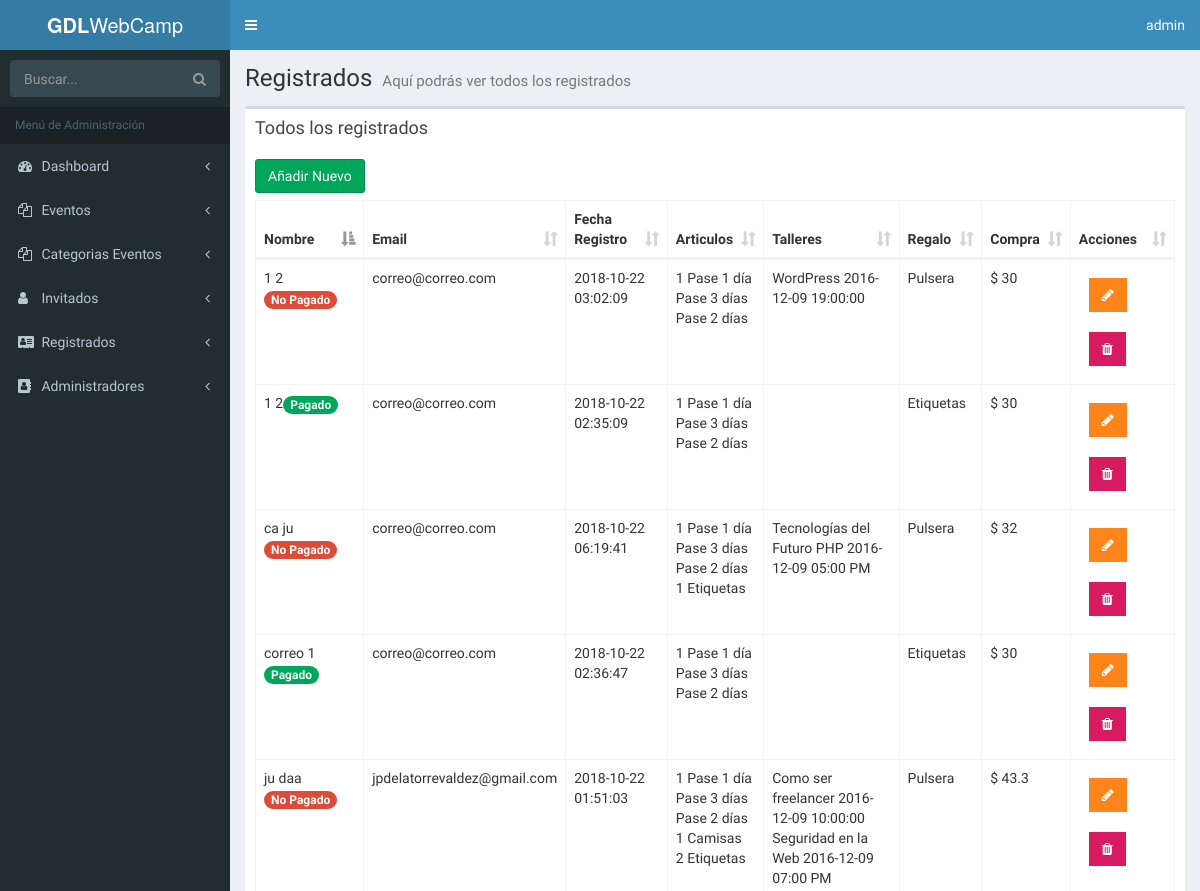
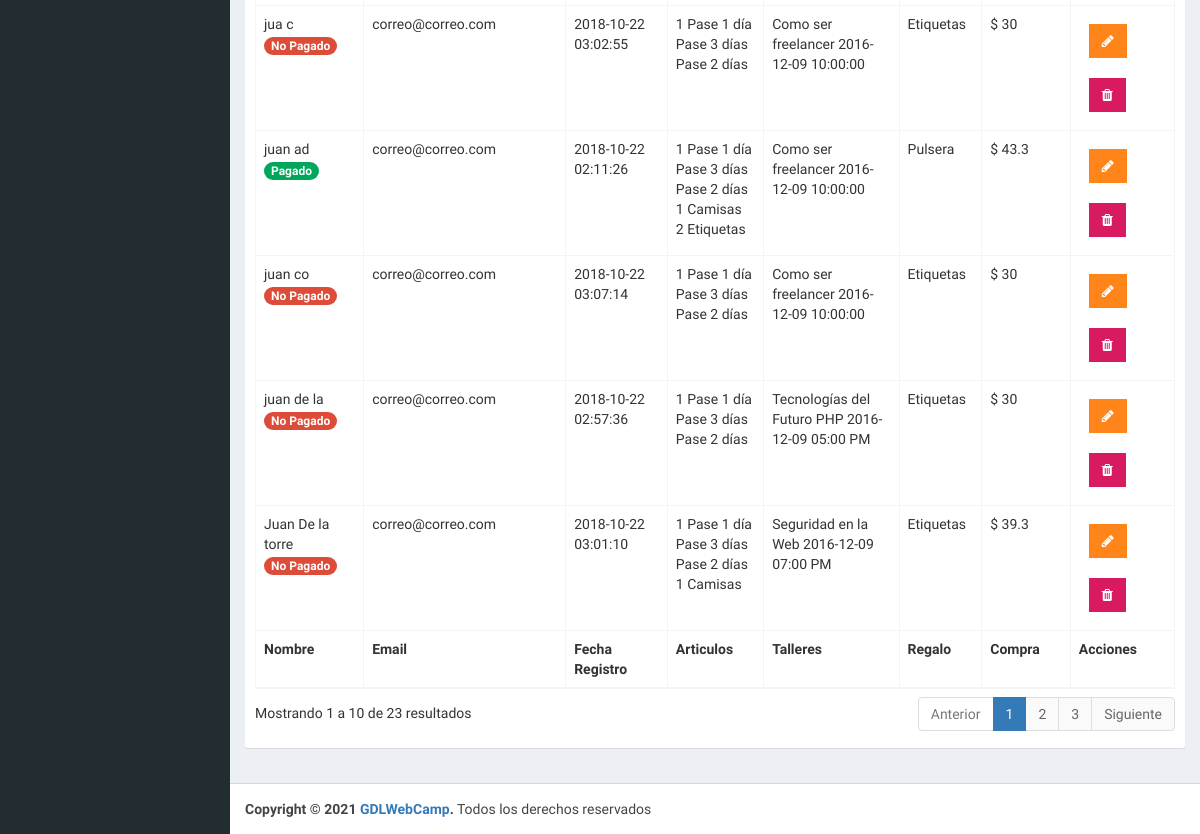
Before: /admin/lista-registrados.php (signed in) with the older database file (2 pictures, top to bottom).
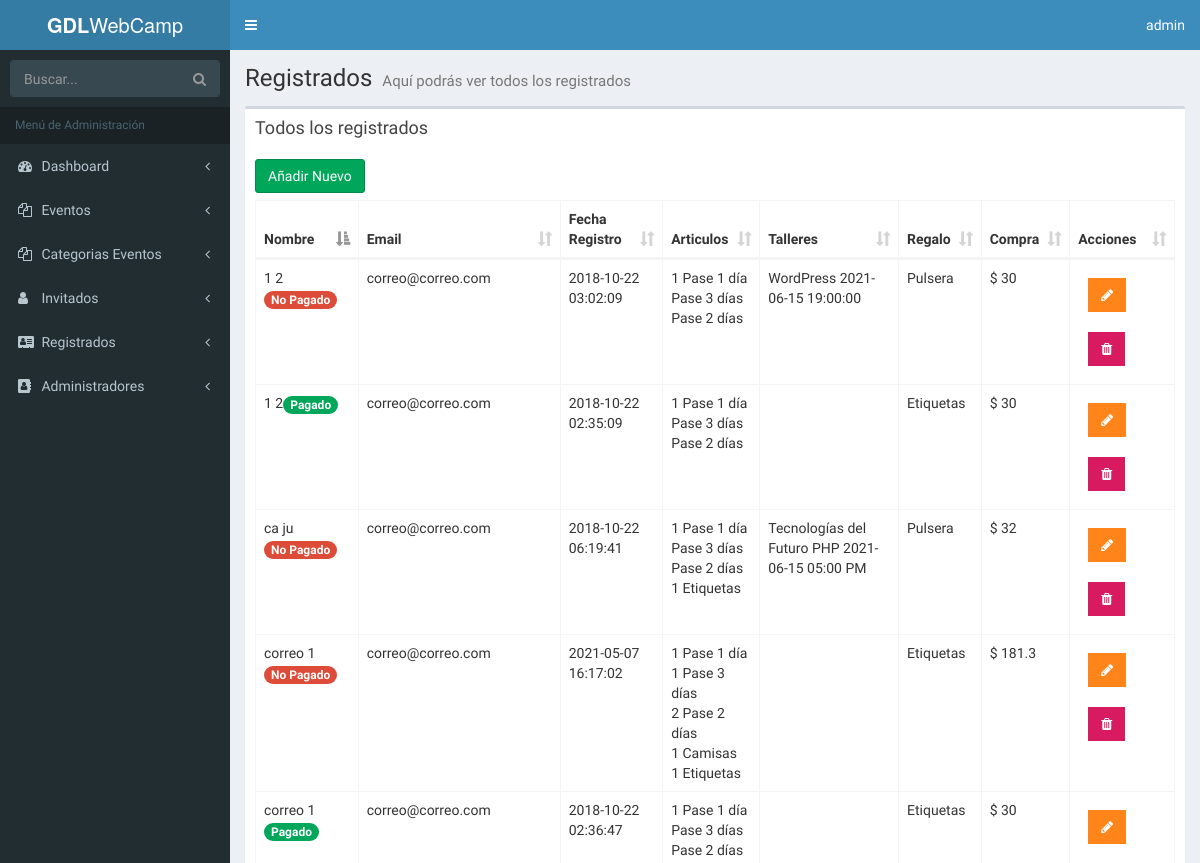
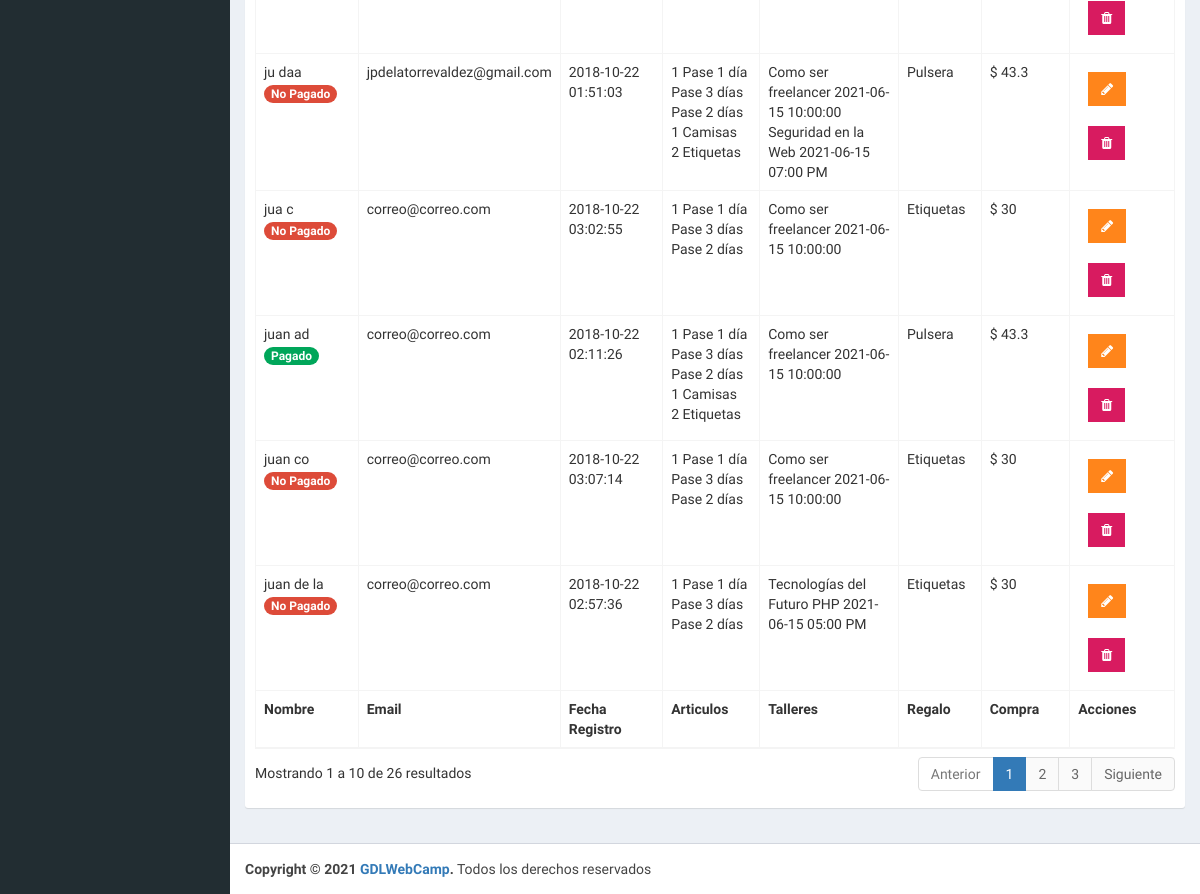
After: the same page with the newer database file (2 pictures, top to bottom).
### tables this page shows
CREATE TABLE `registrados` (
  `ID_Registrado` bigint(20) UNSIGNED NOT NULL,
  `nombre_registrado` varchar(50) NOT NULL,
  `apellido_registrado` varchar(50) NOT NULL,
  `email_registrado` varchar(100) NOT NULL,
  `fecha_registro` datetime NOT NULL,
  `pases_articulos` longtext NOT NULL,
  `talleres_registrados` longtext NOT NULL,
  `regalo` int(11) NOT NULL,
  `total_pagado` varchar(50) NOT NULL,
  `pagado` int(1) NOT NULL
);

CREATE TABLE `eventos` (
  `evento_id` tinyint(10) NOT NULL,
  `nombre_evento` varchar(60) NOT NULL,
  `fecha_evento` date NOT NULL,
  `hora_evento` varchar(10) NOT NULL,
  `id_cat_evento` tinyint(10) NOT NULL,
  `id_inv` tinyint(4) NOT NULL,
  `clave` varchar(10) NOT NULL
);

CREATE TABLE `regalos` (
  `ID_regalo` int(11) NOT NULL,
  `nombre_regalo` varchar(50) NOT NULL
);

### admin/lista-registrados.php (the view, shortened to what the changed rows need)
<?php
include_once 'funciones/funciones.php';
include_once 'templates/header.php'; ?>
<body class="hold-transition skin-blue fixed sidebar-mini">
<div class="wrapper">
  <div class="content-wrapper">
    <section class="content-header">
      <h1>
        Registrados
        <small>Aquí podrás ver todos los registrados</small>
      </h1>
    </section>
    <section class="content">
    <div class="row">
      <div class="col-xs-12">
        <div class="box">
          <div class="box-header">
            <h3 class="box-title">Todos los registrados</h3>
          </div>
          <div class="box-body">
            <a href="nuevo-registrado.php" class="btn btn-success">Añadir Nuevo</a>
            <table id="registros" class="table table-bordered table-hover">
                <thead>
                        <tr>
                            <th>Nombre</th>
                            <th>Email</th>
                            <th>Fecha Registro</th>
                            <th>Articulos</th>
                            <th>Talleres</th>
                            <th>Regalo</th>
                            <th>Compra</th>
                            <th>Acciones</th>
                        </tr>
                </thead>
                <tbody>
                <?php
                  try {
                    $sql = "SELECT registrados.*, regalos.nombre_regalo FROM registrados ";
                    $sql .= "  JOIN regalos ";
                    $sql .= " ON registrados.regalo = regalos.ID_regalo ";
                    $resultado = $conn->query($sql);
                  } catch (Exception $e) {
                    $error = $e->getMessage();
                  }
                 while( $registrado = $resultado->fetch_assoc() ) { ?>
                    <tr>
                            <td>
                                <?php echo $registrado['nombre_registrado'] . " " . $registrado['apellido_registrado'];
                                      $pagado = $registrado['pagado'];
                                      if($pagado):
                                           echo '<span class="badge bg-green">Pagado</span>';
                                      else:
                                            echo '<span class="badge bg-red">No Pagado</span>';
                                      endif;
                                ?>
                            </td>
                            <td><?php echo $registrado['email_registrado']; ?></td>
                            <td><?php echo $registrado['fecha_registro']; ?></td>
                            <td>
                                <?php
                                    $articulos = json_decode($registrado['pases_articulos'], true);
                                    $arreglo_articulos = array(
                                        'un_dia' => 'Pase 1 día',
                                        'pase_2dias' => 'Pase 2 días',
                                        'pase_completo' => 'Pase 3 días',
                                        'camisas' => 'Camisas',
                                        'etiquetas' => 'Etiquetas'
                                    );
                                    foreach($articulos as $llave => $articulo) {
                                       if(array_key_exists('cantidad', $articulo)) {
                                         echo $articulo['cantidad'] . " " .  $arreglo_articulos[$llave] . "<br>";
                                       } else {
                                        echo $articulo . " " .  $arreglo_articulos[$llave] . "<br>";
                                       }
                                    }
                                ?>
                            </td>
                            <td>
                                <?php
                                    $eventos_resultado = $registrado['talleres_registrados'];
                                    $talleres = json_decode( $eventos_resultado, true);
                                    $talleres = implode("', '", $talleres['eventos']);
                                    $sql_talleres = "SELECT nombre_evento, fecha_evento, hora_evento FROM eventos WHERE evento_id IN  ('$talleres') OR clave IN ('$talleres')  " ;
                                    $resultado_talleres =  $conn->query($sql_talleres);
                                    while($eventos = $resultado_talleres->fetch_assoc()){
                                          echo $eventos['nombre_evento'] . " " . $eventos['fecha_evento'] . " " . $eventos['hora_evento'] . "<br>";
                                    }
                                ?>
                            </td>
                            <td><?php echo $registrado['nombre_regalo']; ?></td>
                            <td>$ <?php echo $registrado['total_pagado']; ?></td>
                            <td>
                                <a href="editar-registrado.php?id=<?php echo $registrado['ID_Registrado']; ?>" type="button" class="btn bg-orange btn-flat margin"> <i class="fa fa-pencil" aria-hidden="true"></i></a>
                                <a href="#" data-id="<?php echo $registrado['ID_Registrado']; ?>" data-tipo="registrado" type="button" class="btn bg-maroon btn-flat margin borrar_registro"><i class="fa fa-trash" aria-hidden="true"></i></a>
                            </td>
                    </tr>
                <?php } ?>
                </tbody>
                <tfoot>
                    <tr>
                    <th>Nombre</th>
                    <th>Email</th>
                    <th>Fecha Registro</th>
                    <th>Articulos</th>
                    <th>Talleres</th>
                    <th>Regalo</th>
                    <th>Compra</th>
                    <th>Acciones</th>
                    </tr>
                </tfoot>
            </table>
          </div>
        </div>
      </div>
    </div>
  </section>
  </div>
<?php
  include_once 'templates/footer.php';
  include_once 'templates/footer-scripts.php';
?>

Changed rows visible on the page:
no longer on this page (row unchanged): registrados: nombre_registrado "Juan", apellido_registrado "De la torre", pagado "No Pagado", email_registrado "correo@correo.com", fecha_registro "2018-10-22 03:01:10", cantidad "1", llave "Pase 1 día", llave "Pase 3 días", llave "Pase 2 días", pases_articulos "1", llave "Camisas", regalo.nombre_regalo "Etiquetas", total_pagado "39.3", eventos (nombre_evento "Seguridad en la Web", fecha_evento "2016-12-09", hora_evento "07:00 PM")
changed eventos "Como ser freelancer": fecha_evento "2016-12-09" → "2021-06-15"
changed eventos "Seguridad en la Web": fecha_evento "2016-12-09" → "2021-06-15"
changed eventos "Tecnologías del Futuro PHP": fecha_evento "2016-12-09" → "2021-06-15"
changed eventos "WordPress": fecha_evento "2016-12-09" → "2021-06-15"
added registrados: nombre_registrado "correo", apellido_registrado "1", pagado "No Pagado", email_registrado "correo@correo.com", fecha_registro "2021-05-07 16:17:02", cantidad "1", llave "Pase 1 día", llave "Pase 3 días", cantidad "2", llave "Pase 2 días", pases_articulos "1", llave "Camisas", llave "Etiquetas", regalo.nombre_regalo "Etiquetas", total_pagado "181.3", shown under "Todos los registrados"
Other visible differences:
text written by a page script: "Mostrando 1 a 10 de 23 resultados Anterior 1 2 3 Siguiente" → "Mostrando 1 a 10 de 26 resultados Anterior 1 2 3 Siguiente"
